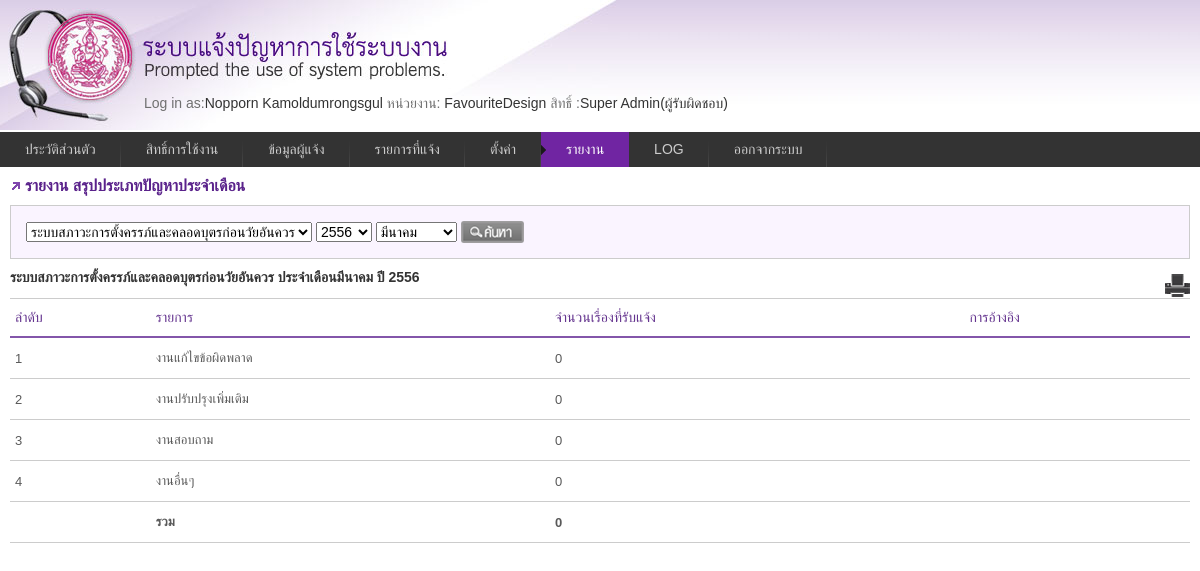
/report.php?act=list2 (signed in), run on the app's committed database.
### tables this page shows
CREATE TABLE `informent` (
  `ID` int(11) NOT NULL auto_increment,
  `Code` varchar(10) default NULL,
  `Name` varchar(50) default NULL,
  `lastname` varchar(50) default NULL,
  `usertypeid` int(11) default NULL,
  `UserGroupID` int(11) default NULL,
  `DepartmentID` int(11) default NULL,
  `DivisionID` int(11) default NULL,
  `GroupID` int(11) default NULL,
  `HumanType` int(11) default NULL,
  `IdCard` varchar(17) default NULL,
  `Tel` varchar(11) default NULL,
  `Email` varchar(255) default NULL,
  `Password` varchar(50) default NULL,
  `DateRegister` datetime default NULL,
  PRIMARY KEY  (`ID`)
);

CREATE TABLE `usergroup` (
  `ID` int(10) NOT NULL auto_increment,
  `Code` varchar(10) default NULL,
  `UserGroupName` varchar(50) default NULL,
  `UserDate` date default NULL,
  `CanAccessAll` char(10) default NULL,
  `level` char(1) default NULL,
  PRIMARY KEY  (`ID`)
);

CREATE TABLE `system` (
  `ID` int(10) NOT NULL auto_increment,
  `Code` varchar(10) default NULL,
  `SystemName` varchar(200) default NULL,
  `name_eng` varchar(255) default NULL,
  PRIMARY KEY  (`ID`)
);

### include/function.php (called while the page is built, shortened)
<?php
function GetData($tablename, $id)
{
    if($id!='' && $tablename !='')
    {
      $result = mysql_query("SELECT * FROM ".$tablename." WHERE ID=".$id) or die("Error".mysql_error());
      $row = mysql_fetch_array($result);
    }
    return @$row;
}
function GetUserType($id){
	 $type=array("","ผู้รับผิดชอบ","ผู้ประสานงาน ","เจ้าของระบบ","ผู้ใช้งาน");
	 return $type[$id];
}
  function GetMonthName($type,$no)
{
  if($type=='full')
  {
    $monthName = array('','มกราคม','กุมภาพันธ์','มีนาคม','เมษายน','พฤษภาคม','มิถุนายน','กรกฏาคม','สิงหาคม','กันยายน','ตุลาคม','พฤศจิกายน','ธันวาคม');
  }
  else
  {
    $monthName = array('','ม.ค.','ก.พ.','มี.ค.','เม.ย.','พ.ค.','มิ.ย.','ก.ค.','ส.ค.','ก.ย.','ต.ค.','พ.ย.','ธ.ค.');
  }
  return $monthName[$no];
}
function  Systemname($id)
{
	 $result=mysql_query("SELECT systemname FROM system WHERE id=".$id);
	 $item=mysql_fetch_assoc($result);
	 return $item['systemname'];
}
?>

### include/class_userlogin.php (called while the page is built, shortened)
<?php
class UserLogin{
 function GetPermission($pm_code)
 {
	$sql="select * from usergroup_permission where usergroupid=".$_SESSION["usergroupid"]." and code=".$pm_code;
	$result=mysql_query($sql)or die('Invalid query: ' . mysql_error());
	if($result){
		$item=mysql_fetch_assoc($result);
	}else{ $item="";}
	return $item;
 }
}
?>

### report/list2.php (the view, shortened to what this page needs)
<?php
		if(@$_POST['submit']!='search'){
			$sql="select b.id as id from user_systems  a";
			$sql.=" left join system b on a.systemid=b.id";
			$sql.=" where userid='".$_SESSION['id']."' limit 0,1";
			$result=mysql_query($sql);
			$item=mysql_fetch_assoc($result);
			$sysid=$item['id'];
			$sql=mysql_query("select month(curdate()) as s_month from dual");
			$rs=mysql_fetch_assoc($sql);
			$s_month=$rs['s_month'];
			$sql=mysql_query("select year(curdate()) as s_year from dual");
			$rs=mysql_fetch_assoc($sql);
			$s_year=$rs['s_year'];
		}else{
			$s_month=$_POST['s_month'];
			$s_year=$_POST['s_year'];
			$sysid=$_POST['s_system'];
		}
	?>
<h3>รายงาน สรุปประเภทปัญหาประจำเดือน</h3>
<div id="search">
<span>
    <form method="post" id="frmsearch" >
      <select name="s_system">
        <?php
            $sql="select b.systemname as system,b.id as id from user_systems  a";
			$sql.=" left join system b on a.systemid=b.id";
			$sql.=" where userid='".$_SESSION['id']."'";
			$result=mysql_query($sql);
            while($item=mysql_fetch_assoc($result)):
        ?>
        <option value="<?php echo $item['id']; ?>" <?php echo ($item['id']==@$_POST['s_system'])?"selected":"";?> ><?php echo $item['system']; ?></option>
        <? endwhile; ?>
      </select>
      <select name="s_year">
       <?php var_dump($_POST['s_year']); ?>
        <?php
            $result=mysql_query("select year(new_date) as yy  from request_lists  group by year(new_date) order by new_date desc");
            while($item=mysql_fetch_assoc($result)):
        ?>
         <option value="<?php echo $item['yy'];?>" <?php echo ($item['yy']==@$_POST['s_year'])?"selected":"";?>><?php echo $item['yy']+543; ?></option>
         <?php endwhile; ?>
      </select>
      <select name="s_month">
        <?php for($i=1;$i<=12;$i++): ?>
        <option value="<?php echo $i?>" <?php echo ($i==@$_POST['s_month'])?"selected":"";?>><?php echo GetMonthName('full',$i) ?></option>
        <?php endfor; ?>
      </select>
      <input  name="submit" type="submit" value="search" class="btn_search" />
      </form>
</span>
</div>
<form  method="post" action="report/print2.php?chk_export=<?php echo $item_10['CanExport']?> " target="_blank">
<div id="btnBox"><input type="submit" value="พิมพ์รายงาน"  class="btn_print" /></div>
<div id="titleReport"><?php echo Systemname(@$sysid)." ประจำเดือน".GetMonthName('full',@$s_month)." ปี ".@$s_year_th=@$s_year+543; ?></div>
<table class="tblist">
  <tr>
    <th>ลำดับ</th>
    <th>รายการ</th>
    <th>จำนวนเรื่องที่รับแจ้ง</th>
    <th>การอ้างอิง</th>
  </tr>
  <tr>
    <td>1</td>
    <td>งานแก้ไขข้อผิดพลาด</td>
    <?php
  	$result=mysql_query("SELECT * from request_lists where systemid='".$sysid."' AND month(new_date)=".$s_month." and year(new_date)='".$s_year."' and problemtype='1'");
	$num=mysql_num_rows($result);
  	?>
    <td><?php echo $num ?></td>
    <td>&nbsp;</td>
  </tr>
  <tr>
    <td>2</td>
    <td>งานปรับปรุงเพิ่มเติม</td>
    <?php
  	$result=mysql_query("SELECT * from request_lists where systemid='".$sysid."' AND month(new_date)=".$s_month." and year(new_date)='".$s_year."' and problemtype='2'");
	$num=mysql_num_rows($result);
  	?>
    <td><?php echo $num ?></td>
    <td>&nbsp;</td>
  </tr>
  <tr>
    <td>3</td>
    <td>งานสอบถาม</td>
     <?php
  	$result=mysql_query("SELECT * from request_lists where systemid='".$sysid."' AND month(new_date)=".$s_month." and year(new_date)='".$s_year."' and problemtype='3'");
	$num=mysql_num_rows($result);
  	?>
    <td><?php echo $num ?></td>
    <td>&nbsp;</td>
  </tr>
  <tr>
    <td>4</td>
    <td>งานอื่นๆ</td>
    <?php
  	$result=mysql_query("SELECT * from request_lists where systemid='".$sysid."' AND month(new_date)=".$s_month." and year(new_date)='".$s_year."' and problemtype='4'");
	$num=mysql_num_rows($result);
  	?>
    <td><?php echo $num ?></td>
    <td>&nbsp;</td>
  </tr>
  <tr>
    <td>&nbsp;</td>
    <td class="B">รวม</td>
    <?php
  	$result=mysql_query("SELECT * from request_lists where systemid='".$sysid."' AND month(new_date)=".$s_month." and year(new_date)='".$s_year."'");
	$num=mysql_num_rows($result);
  	?>
    <td class="B"><?php echo $num ?></td>
    <td>&nbsp;</td>
  </tr>
</table>
</form>

### _menu.php (shortened to what this page needs)
<?
$currentUser = GetData("informent",$_SESSION['id']);
$group = GetData("usergroup",$_SESSION["usergroupid"]);
$agen=GetAgencie($_SESSION["id"]);
?>
<?
	$tmp = explode("/",$_SERVER['SCRIPT_NAME']);
		 $page_name = trim($tmp[count($tmp)-1]);
		$active_1_list = array('profile.php');
		$active_2_list = array('usergroup.php');
		$active_3_list = array('user.php');
		$active_4_list = array('request_list.php');
		$active_5_list = array('setting.php');
		$active_6_list = array('report.php');
		$active_7_list = array('logfile.php');
		if (in_array($page_name, $active_1_list))$m1_class = "current";	else	$m1_class = "";
		if (in_array($page_name, $active_2_list))$m2_class = "current";	else 	$m2_class = "";
		if (in_array($page_name, $active_3_list))$m3_class = "current";	else	$m3_class = "";
		if (in_array($page_name, $active_4_list))$m4_class = "current";	else	$m4_class = "";
		if (in_array($page_name, $active_5_list))$m5_class = "current";	else	$m5_class = "";
		if (in_array($page_name, $active_6_list))$m6_class = "current";	else	$m6_class = "";
		if (in_array($page_name, $active_7_list))$m7_class = "current";	else	$m7_class = "";
?>
<div id="head">
<div style="padding:95px 0 0 144px;">
<span class="gray">Log in as:</span><?php echo $currentUser['Name']." ".$currentUser['lastname'];?>
<span class="gray"> หน่วยงาน:</span>
<?php  if($_SESSION["usergroupid"]=="2"){
			$agen="FavouriteDesign";
		}
			echo $agen;
?>
<?php
$pm =new UserLogin();
    $item_1=$pm->GetPermission(1);
	$item_2=$pm->GetPermission(2);
	$item_3=$pm->GetPermission(3);
	$item_4=$pm->GetPermission(4);
	$item_5=$pm->GetPermission(5);
	$item_6=$pm->GetPermission(6);
	$item_7=$pm->GetPermission(7);
    $item_8=$pm->GetPermission(8);
	$item_10=$pm->GetPermission(10);
    $item_9=$pm->GetPermission(9);
	$item_11=$pm->GetPermission(11);
?>
<span class="gray"> สิทธิ์ :</span><?php echo $group['UserGroupName']; ?>(<?php echo GetUserType($_SESSION["usertype"]); ?>)</div>
</div>
<div class="menu">
		<ul>
			<li><a href="profile.php"  class="<?=$m1_class;?>">ประวัติส่วนตัว</a></li>
			<?php if($item_9['CanView']=="1"){ ?>
            <li><a href="usergroup.php"  class="<?=$m2_class;?>">สิทธิ์การใช้งาน</a></li>
			<?php } ?>
			<?php if($item_8['CanView']=="1"){ ?>
            <li><a href="user.php"  class="<?=$m3_class;?>">ข้อมูลผู้แจ้ง</a></li>
			<?php } ?>
			<li><a href="request_list.php" id="current"  class="<?=$m4_class;?>">รายการที่แจ้ง</a></li>
			 <?php
			 if($item_1['CanView']=="1" || $item_2['CanView']=="1" || $item_3['CanView']=="1" || $item_4['CanView']=="1" || $item_5['CanView']=="1" || $item_6['CanView']=="1" || $item_7['CanView']=="1"){ ?>
            <li><a href="#" class="<?=$m5_class;?>">ตั้งค่า</a>
          </li>
          <?php } ?>
		  	<?php if($item_10['CanView']=="1"){ ?>
            <li><a href="#" class="<?=$m6_class;?>">รายงาน</a>
            </li>
			<?php } ?>
			<?php
				if($item_11['CanView']=="1"){
				 ?>
            <li><a href="logfile.php" class="<?=$m7_class;?>">LOG</a></li>
			<?php } ?>
            <li><a href="#" onclick="ConfirmLogout();">ออกจากระบบ</a></li>
		</ul>
	</div>

### css/style.css (style rules this page uses)
html,body { font-family:Tahoma, Geneva, sans-serif; font-size:14px; color:#333; background:url(../images/bg_head.jpg) repeat-x; }
h3 { color:#5a228b; padding:0 0 0 15px; font-size:16px; font-weight:700; background:url(../images/bull.gif) no-repeat center left; margin-bottom:10px; }
#head { background:url(../images/head.jpg) no-repeat; height:132px; }
#btnBox { text-align:right;position:relative; float:right; }
#search { padding:15px; border:1px solid #CCC; margin-bottom:10px; background:#FAF4FF }
#titleReport { padding-bottom:10px; font-weight:700; }
.tblist { font-family: "Lucida Sans Unicode", "Lucida Grande", Sans-Serif; font-size: 13px; background: #fff; margin:0; width: 100%; border-collapse: collapse; text-align: left; }
.tblist th { font-size: 14px; font-weight: normal; color:#65358f; padding: 10px 5px; border-top: 1px solid #ccc; border-bottom: 2px solid #8356aa; border-left: 0px solid #ccc; border-right: 0px solid #ccc; }
.tblist td { color:#595959; padding: 5px; height:30px; border-top: 1px solid #ccc; border-bottom: 1px solid #ccc; border-left: 0px solid #ccc; border-right: 0px solid #ccc; }
.tblist td.B { font-weight:700; }

### css/other.css (style rules this page uses)
.gray { color:#707070 }
.btn_print { width:25px; height:24px; border: none; background: transparent url(../images/btn_print.gif) no-repeat center; overflow: hidden; text-indent: -999px; line-height: 0px; display: inline-block; color: #a63606; cursor: pointer; cursor: hand; margin-top:5px; }
.btn_search { width:63px; height:22px; border: none; background: transparent url(../images/btn_search.png) no-repeat center; overflow: hidden; text-indent: -999px; line-height: 0px; display:inline; color: #a63606; cursor: pointer; cursor: hand; }

### css/menu_style.css (style rules this page uses)
.menu { border:none; border:0px; margin:0px; padding:0px; font: 67.5% "Lucida Sans Unicode", "Bitstream Vera Sans", "Trebuchet Unicode MS", "Lucida Grande", Verdana, Helvetica, sans-serif; font-size:14px; font-weight:bold; }
.menu ul { background:#333; height:35px; list-style:none; margin:0; padding:0; }
.menu li { float:left; padding:0px; }
.menu li a { background:#333 url("../images/seperator.gif") bottom right no-repeat; color:#cccccc; display:block; font-weight:normal; line-height:35px; margin:0px; padding:0px 25px; text-align:center; text-decoration:none; }
.menu .current { background:#7025a2 url('../images/hover_sub.gif') center left no-repeat; border:0px; color:#FFF; text-decoration:none; }

### data on the page
informent: Name "Nopporn", lastname "Kamoldumrongsgul"
usergroup: UserGroupName "Super Admin"
system: Systemname(@$sysid) "ระบบสภาวะการตั้งครรภ์และคลอดบุตรก่อนวัยอันควร"

### other printed values
$agen "FavouriteDesign"
GetUserType($_SESSION["usertype"]) "ผู้รับผิดชอบ"
GetMonthName('full',@$s_month) "มีนาคม"
$num "0"
form field s_system "ระบบสภาวะการตั้งครรภ์และคลอดบุตรก่อนวัยอันควร"
form field s_year "2556"
form field s_month "มีนาคม"
